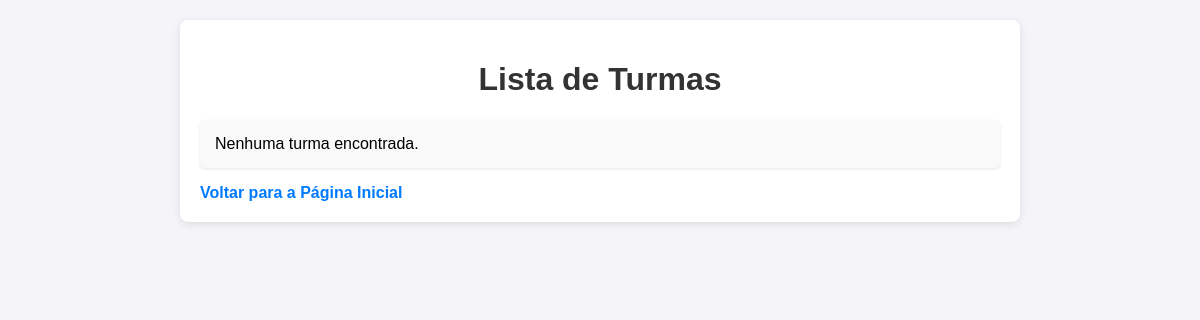
Page /turmas on the earlier database version.
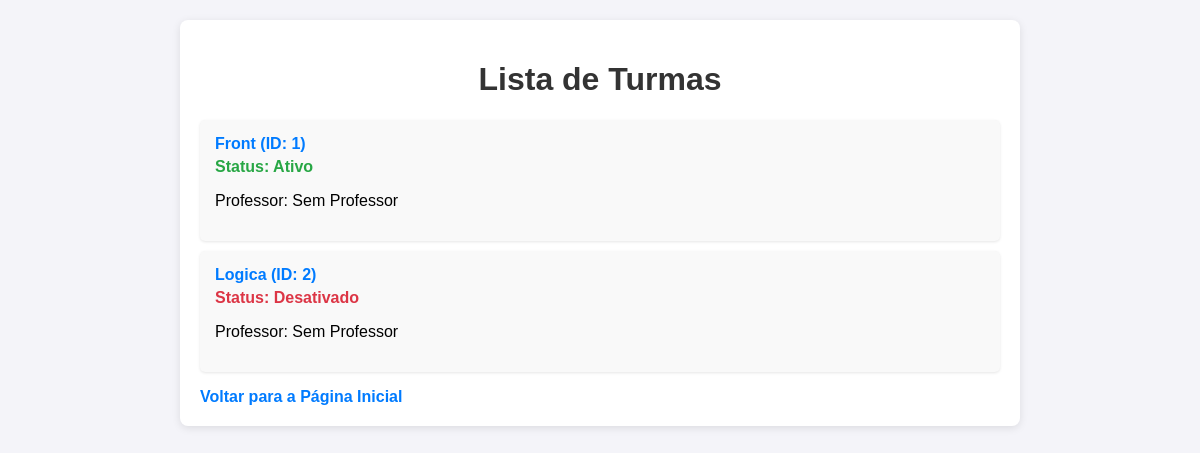
Same page on the later database version.
### turmas/turmas_model.py (models this page shows, shortened)
class Turma(db.Model):
    id = db.Column(db.Integer, primary_key=True)
    descricao = db.Column(db.String(150))
    status = db.Column(db.Boolean, default=True)
    professor_id = db.Column(db.Integer, db.ForeignKey('professor.id'), nullable=True)
    alunos = db.relationship('Aluno', backref='turma', lazy="select")
    def to_dict(self):
        return {'id': self.id,
                'descricao': self.descricao,
                'status': self.status,
                'professor': {
                'id': self.professor.id,
                'nome': self.professor.nome}if self.professor else None
                }

### turmas/turmas_routes.py (the view)
@turmas_blueprint.route('/turmas', methods=['GET'])
def get_turmas():
    turma = Turma.query.options(db.joinedload(Turma.professor)).all()
    turmas = listar_turmas()
    return render_template("turmas/turmas.html", turmas = turmas)

### turmas/turmas_model.py (called while the page is built)
def listar_turmas():
    turmas = Turma.query.all()
    return [turma.to_dict() for turma in turmas]

### templates/turmas/turmas.html (shortened to what this page needs)
<!DOCTYPE html>
<html lang="pt-BR">
<head>
</head>
<body>
  <div class="container">
    <h1>Lista de Turmas</h1>
    <ul>
      {% for turma in turmas %}
        <li>
          <a href="{{ url_for('turmas.get_turma', id_turma=turma.id) }}">
            {{ turma.descricao }} (ID: {{ turma.id }})
          </a>
          <p class="status {% if turma.status %}ativo{% else %}desativado{% endif %}">
            Status: {% if turma.status %}Ativo{% else %}Desativado{% endif %}
          </p>
          <p>
            Professor: {{ turma.professor.nome if turma.professor else 'Sem Professor' }}
          </p>
        </li>
      {% else %}
        <li class="no-data">Nenhuma turma encontrada.</li>
      {% endfor %}
    </ul>
    <a href="{{ url_for('alunos.getIndex') }}" class="back-button" aria-label="Voltar para a página inicial">Voltar para a Página Inicial</a>
  </div>
</body>
</html>

Differences in the rows shown:
added Turma: descricao "Front", id "1", shows "Ativo", professor "Sem Professor"
added Turma: descricao "Logica", id "2", shows "Desativado", professor "Sem Professor"
Other differences:
text no longer shown: "Nenhuma turma encontrada."
